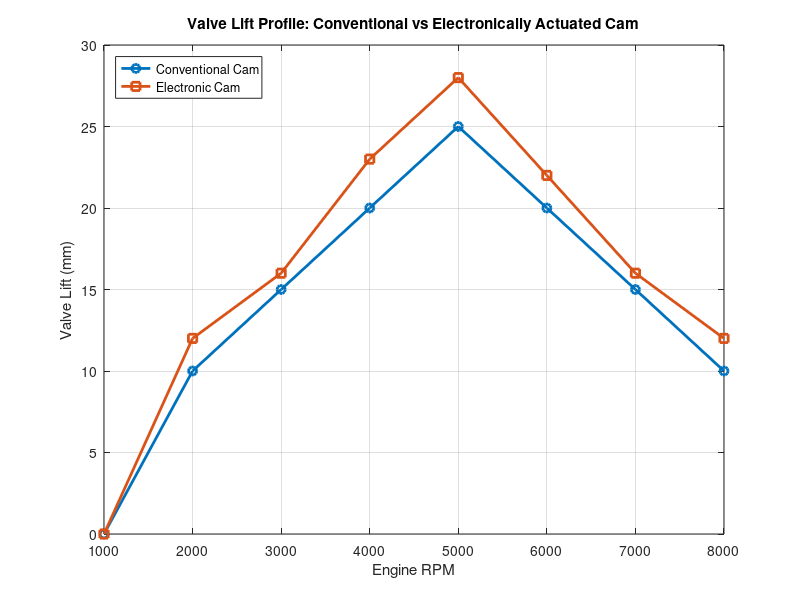
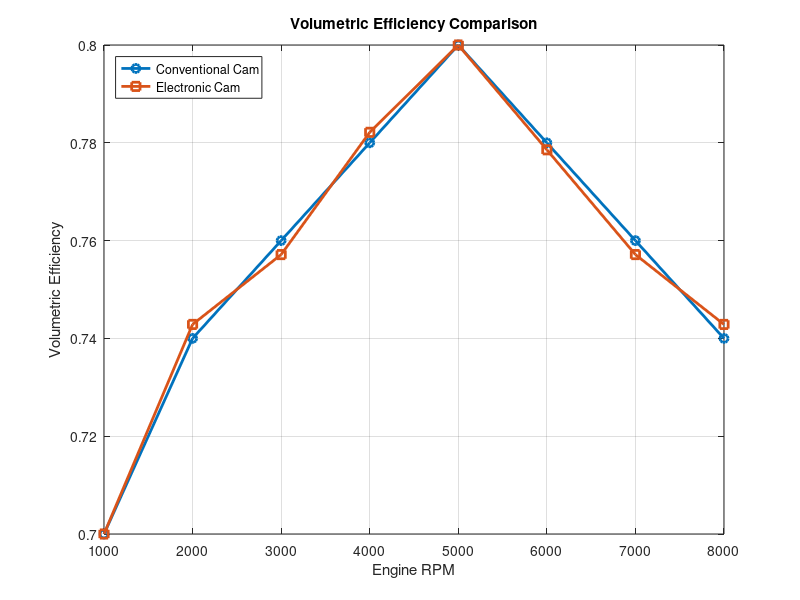
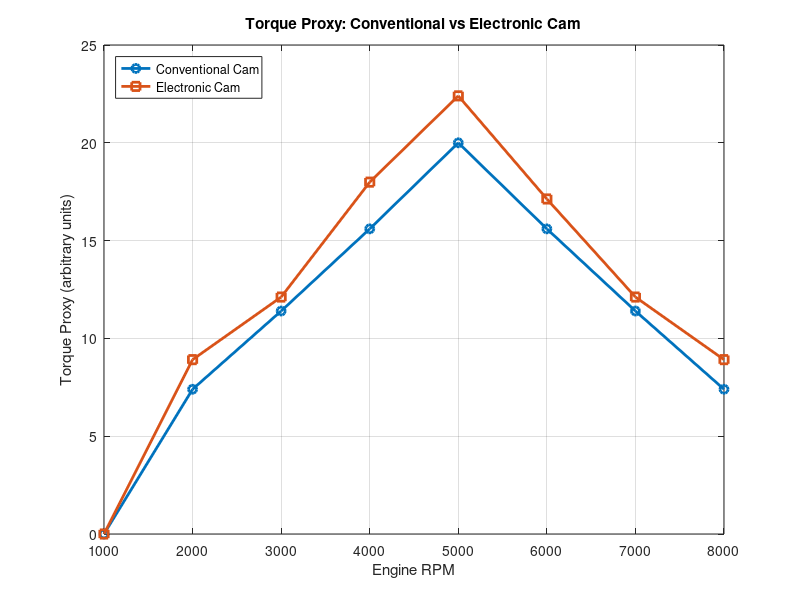

Here is the MATLAB script that generated these plots, in order:
%% Electronically Driven Cam vs Conventional Cam Simulation
% This script compares the efficiency of electronically actuated valve timing 
% vs conventional fixed cam timing in a single-cylinder IC engine.

clc; clear; close all;

%% Engine and Valve Parameters
RPM = linspace(1000, 8000, 8); % Engine speeds (rpm)
conventional_valve_lift = [0 10 15 20 25 20 15 10]; % Fixed valve lift (mm) profile
electronic_valve_lift = conventional_valve_lift + [0 2 1 3 3 2 1 2]; % Adjusted for electronic actuation

conventional_opening = [10 15 20 25 25 20 15 10]; % Degrees of crank for opening
electronic_opening = conventional_opening + [2 1 3 3 3 2 1 2]; % Electronically adjusted

%% Simplified Volumetric Efficiency Model
% Volumetric efficiency increases when valve timing/lift matches engine speed
vol_eff_conventional = 0.7 + 0.1*(conventional_valve_lift/max(conventional_valve_lift)); 
vol_eff_electronic = 0.7 + 0.1*(electronic_valve_lift/max(electronic_valve_lift)); 

%% Torque Proxy Calculation (arbitrary units)
% Torque ~ Volumetric efficiency * valve lift
torque_conventional = vol_eff_conventional .* conventional_valve_lift;
torque_electronic = vol_eff_electronic .* electronic_valve_lift;

%% Plot 1: Valve Lift vs RPM
figure('Name','Valve Lift Comparison','NumberTitle','off');
plot(RPM, conventional_valve_lift,'-o','LineWidth',2,'MarkerSize',6); hold on;
plot(RPM, electronic_valve_lift,'-s','LineWidth',2,'MarkerSize',6);
xlabel('Engine RPM'); ylabel('Valve Lift (mm)');
title('Valve Lift Profile: Conventional vs Electronically Actuated Cam');
legend('Conventional Cam','Electronic Cam','Location','northwest');
grid on;

%% Plot 2: Volumetric Efficiency vs RPM
figure('Name','Volumetric Efficiency','NumberTitle','off');
plot(RPM, vol_eff_conventional,'-o','LineWidth',2,'MarkerSize',6); hold on;
plot(RPM, vol_eff_electronic,'-s','LineWidth',2,'MarkerSize',6);
xlabel('Engine RPM'); ylabel('Volumetric Efficiency');
title('Volumetric Efficiency Comparison');
legend('Conventional Cam','Electronic Cam','Location','northwest');
grid on;

%% Plot 3: Torque Proxy vs RPM
figure('Name','Torque Comparison','NumberTitle','off');
plot(RPM, torque_conventional,'-o','LineWidth',2,'MarkerSize',6); hold on;
plot(RPM, torque_electronic,'-s','LineWidth',2,'MarkerSize',6);
xlabel('Engine RPM'); ylabel('Torque Proxy (arbitrary units)');
title('Torque Proxy: Conventional vs Electronic Cam');
legend('Conventional Cam','Electronic Cam','Location','northwest');
grid on;

%% Optional: Save plots for GitHub
saveas(figure(1),'ValveLiftComparison.png');
saveas(figure(2),'VolumetricEfficiency.png');
saveas(figure(3),'TorqueComparison.png');
